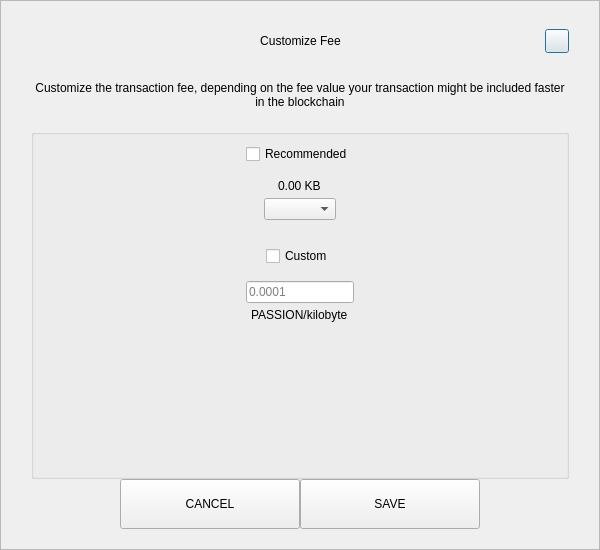
<?xml version="1.0" encoding="UTF-8"?>
<ui version="4.0">
 <class>SendCustomFeeDialog</class>
 <widget class="QDialog" name="SendCustomFeeDialog">
  <property name="geometry">
   <rect>
    <x>0</x>
    <y>0</y>
    <width>600</width>
    <height>550</height>
   </rect>
  </property>
  <property name="windowTitle">
   <string>Form</string>
  </property>
  <layout class="QVBoxLayout" name="verticalLayout_3">
   <property name="spacing">
    <number>0</number>
   </property>
   <property name="leftMargin">
    <number>0</number>
   </property>
   <property name="topMargin">
    <number>0</number>
   </property>
   <property name="rightMargin">
    <number>0</number>
   </property>
   <property name="bottomMargin">
    <number>0</number>
   </property>
   <item>
    <widget class="QFrame" name="frame">
     <property name="styleSheet">
      <string notr="true"/>
     </property>
     <property name="frameShape">
      <enum>QFrame::StyledPanel</enum>
     </property>
     <property name="frameShadow">
      <enum>QFrame::Raised</enum>
     </property>
     <layout class="QVBoxLayout" name="verticalLayout_2">
      <property name="spacing">
       <number>0</number>
      </property>
      <property name="leftMargin">
       <number>30</number>
      </property>
      <property name="topMargin">
       <number>20</number>
      </property>
      <property name="rightMargin">
       <number>30</number>
      </property>
      <property name="bottomMargin">
       <number>20</number>
      </property>
      <item>
       <layout class="QHBoxLayout" name="horizontalLayout_3">
        <property name="spacing">
         <number>0</number>
        </property>
        <item>
         <spacer name="horizontalSpacer_21">
          <property name="orientation">
           <enum>Qt::Horizontal</enum>
          </property>
          <property name="sizeHint" stdset="0">
           <size>
            <width>40</width>
            <height>20</height>
           </size>
          </property>
         </spacer>
        </item>
        <item>
         <widget class="QLabel" name="labelTitle">
          <property name="minimumSize">
           <size>
            <width>0</width>
            <height>40</height>
           </size>
          </property>
          <property name="maximumSize">
           <size>
            <width>16777215</width>
            <height>40</height>
           </size>
          </property>
          <property name="styleSheet">
           <string notr="true">padding-left:24px;</string>
          </property>
          <property name="text">
           <string>Customize Fee</string>
          </property>
          <property name="alignment">
           <set>Qt::AlignCenter</set>
          </property>
          <property name="margin">
           <number>7</number>
          </property>
         </widget>
        </item>
        <item>
         <spacer name="horizontalSpacer">
          <property name="orientation">
           <enum>Qt::Horizontal</enum>
          </property>
          <property name="sizeHint" stdset="0">
           <size>
            <width>40</width>
            <height>20</height>
           </size>
          </property>
         </spacer>
        </item>
        <item>
         <widget class="QPushButton" name="btnEsc">
          <property name="minimumSize">
           <size>
            <width>24</width>
            <height>24</height>
           </size>
          </property>
          <property name="maximumSize">
           <size>
            <width>24</width>
            <height>24</height>
           </size>
          </property>
          <property name="text">
           <string/>
          </property>
         </widget>
        </item>
       </layout>
      </item>
      <item>
       <spacer name="verticalSpacer_2">
        <property name="orientation">
         <enum>Qt::Vertical</enum>
        </property>
        <property name="sizeType">
         <enum>QSizePolicy::Fixed</enum>
        </property>
        <property name="sizeHint" stdset="0">
         <size>
          <width>20</width>
          <height>20</height>
         </size>
        </property>
       </spacer>
      </item>
      <item>
       <widget class="QLabel" name="labelMessage">
        <property name="text">
         <string>Customize the transaction fee, depending on the fee value your transaction might be included faster in the blockchain</string>
        </property>
        <property name="alignment">
         <set>Qt::AlignCenter</set>
        </property>
        <property name="wordWrap">
         <bool>true</bool>
        </property>
       </widget>
      </item>
      <item>
       <spacer name="verticalSpacer_3">
        <property name="orientation">
         <enum>Qt::Vertical</enum>
        </property>
        <property name="sizeType">
         <enum>QSizePolicy::Fixed</enum>
        </property>
        <property name="sizeHint" stdset="0">
         <size>
          <width>20</width>
          <height>20</height>
         </size>
        </property>
       </spacer>
      </item>
      <item>
       <widget class="QGroupBox" name="groupBox">
        <property name="title">
         <string/>
        </property>
        <layout class="QVBoxLayout" name="verticalLayout">
         <property name="leftMargin">
          <number>12</number>
         </property>
         <property name="rightMargin">
          <number>12</number>
         </property>
         <item>
          <layout class="QVBoxLayout" name="verticalLayout_4">
           <property name="spacing">
            <number>5</number>
           </property>
           <item alignment="Qt::AlignHCenter">
            <widget class="QCheckBox" name="checkBoxRecommended">
             <property name="text">
              <string>Recommended</string>
             </property>
            </widget>
           </item>
           <item>
            <spacer name="verticalSpacer_5">
             <property name="orientation">
              <enum>Qt::Vertical</enum>
             </property>
             <property name="sizeType">
              <enum>QSizePolicy::Fixed</enum>
             </property>
             <property name="sizeHint" stdset="0">
              <size>
               <width>20</width>
               <height>10</height>
              </size>
             </property>
            </spacer>
           </item>
           <item alignment="Qt::AlignHCenter">
            <widget class="QLabel" name="labelFee">
             <property name="text">
              <string>0.00 KB</string>
             </property>
            </widget>
           </item>
           <item alignment="Qt::AlignHCenter">
            <widget class="QComboBox" name="comboBoxRecommended"/>
           </item>
          </layout>
         </item>
         <item>
          <spacer name="verticalSpacer">
           <property name="orientation">
            <enum>Qt::Vertical</enum>
           </property>
           <property name="sizeType">
            <enum>QSizePolicy::Fixed</enum>
           </property>
           <property name="sizeHint" stdset="0">
            <size>
             <width>20</width>
             <height>20</height>
            </size>
           </property>
          </spacer>
         </item>
         <item>
          <layout class="QVBoxLayout" name="verticalLayout_5">
           <property name="spacing">
            <number>5</number>
           </property>
           <item alignment="Qt::AlignHCenter">
            <widget class="QCheckBox" name="checkBoxCustom">
             <property name="text">
              <string>Custom</string>
             </property>
            </widget>
           </item>
           <item>
            <spacer name="verticalSpacer_6">
             <property name="orientation">
              <enum>Qt::Vertical</enum>
             </property>
             <property name="sizeType">
              <enum>QSizePolicy::Fixed</enum>
             </property>
             <property name="sizeHint" stdset="0">
              <size>
               <width>20</width>
               <height>10</height>
              </size>
             </property>
            </spacer>
           </item>
           <item alignment="Qt::AlignHCenter">
            <widget class="QLineEdit" name="lineEditCustomFee">
             <property name="placeholderText">
              <string notr="true">0.0001</string>
             </property>
            </widget>
           </item>
           <item alignment="Qt::AlignHCenter">
            <widget class="QLabel" name="labelCustomFee">
             <property name="text">
              <string>PASSION/kilobyte</string>
             </property>
            </widget>
           </item>
          </layout>
         </item>
         <item>
          <spacer name="verticalSpacer_4">
           <property name="orientation">
            <enum>Qt::Vertical</enum>
           </property>
           <property name="sizeHint" stdset="0">
            <size>
             <width>20</width>
             <height>40</height>
            </size>
           </property>
          </spacer>
         </item>
        </layout>
       </widget>
      </item>
      <item>
       <layout class="QHBoxLayout" name="horizontalLayout" stretch="1,2,2,1">
        <item>
         <spacer name="horizontalSpacer1">
          <property name="orientation">
           <enum>Qt::Horizontal</enum>
          </property>
          <property name="sizeHint" stdset="0">
           <size>
            <width>40</width>
            <height>20</height>
           </size>
          </property>
         </spacer>
        </item>
        <item>
         <widget class="QPushButton" name="btnCancel">
          <property name="minimumSize">
           <size>
            <width>180</width>
            <height>50</height>
           </size>
          </property>
          <property name="focusPolicy">
           <enum>Qt::NoFocus</enum>
          </property>
          <property name="text">
           <string>CANCEL</string>
          </property>
         </widget>
        </item>
        <item>
         <widget class="QPushButton" name="btnSave">
          <property name="minimumSize">
           <size>
            <width>180</width>
            <height>50</height>
           </size>
          </property>
          <property name="focusPolicy">
           <enum>Qt::NoFocus</enum>
          </property>
          <property name="text">
           <string>SAVE</string>
          </property>
         </widget>
        </item>
        <item>
         <spacer name="horizontalSpacer_2">
          <property name="orientation">
           <enum>Qt::Horizontal</enum>
          </property>
          <property name="sizeHint" stdset="0">
           <size>
            <width>40</width>
            <height>20</height>
           </size>
          </property>
         </spacer>
        </item>
       </layout>
      </item>
     </layout>
    </widget>
   </item>
  </layout>
 </widget>
 <resources/>
 <connections/>
</ui>
